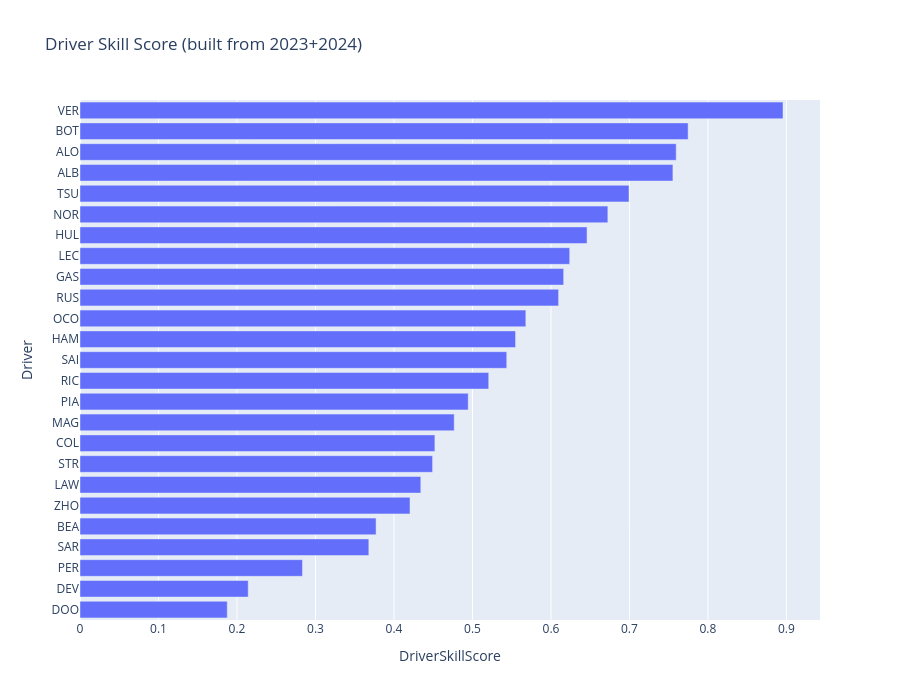

This figure's notebook cell:
### Code cell
# Driver skill ranking
fig = px.bar(
    skill_df.sort_values("DriverSkillScore", ascending=True),
    x="DriverSkillScore", y="Driver",
    orientation="h",
    title="Driver Skill Score (built from 2023+2024)",
    height=700,
)
fig.show()

### Figure 1 — Plotly figure (JSON) as saved in the notebook; plotly's stock layout.template omitted (floating-point values rounded to 4 significant figures)
{"data": [{"hovertemplate": "DriverSkillScore=%{x}<br>Driver=%{y}<extra></extra>", "legendgroup": "", "marker": {"color": "#636efa", "pattern": {"shape": ""}}, "name": "", "orientation": "h", "showlegend": false, "textposition": "auto", "type": "bar", "x": [0.1876, 0.2143, 0.2834, 0.368, 0.3772, 0.4204, 0.4342, 0.4492, 0.4521, 0.4768, 0.4946, 0.5207, 0.5437, 0.5549, 0.568, 0.6097, 0.6162, 0.6239, 0.646, 0.6725, 0.6995, 0.7554, 0.7595, 0.7747, 0.8956], "xaxis": "x", "y": ["DOO", "DEV", "PER", "SAR", "BEA", "ZHO", "LAW", "STR", "COL", "MAG", "PIA", "RIC", "SAI", "HAM", "OCO", "RUS", "GAS", "LEC", "HUL", "NOR", "TSU", "ALB", "ALO", "BOT", "VER"], "yaxis": "y"}], "layout": {"barmode": "relative", "height": 700, "legend": {"tracegroupgap": 0}, "title": {"text": "Driver Skill Score (built from 2023+2024)"}, "xaxis": {"anchor": "y", "domain": [0, 1], "title": {"text": "DriverSkillScore"}}, "yaxis": {"anchor": "x", "domain": [0, 1], "title": {"text": "Driver"}}}}
